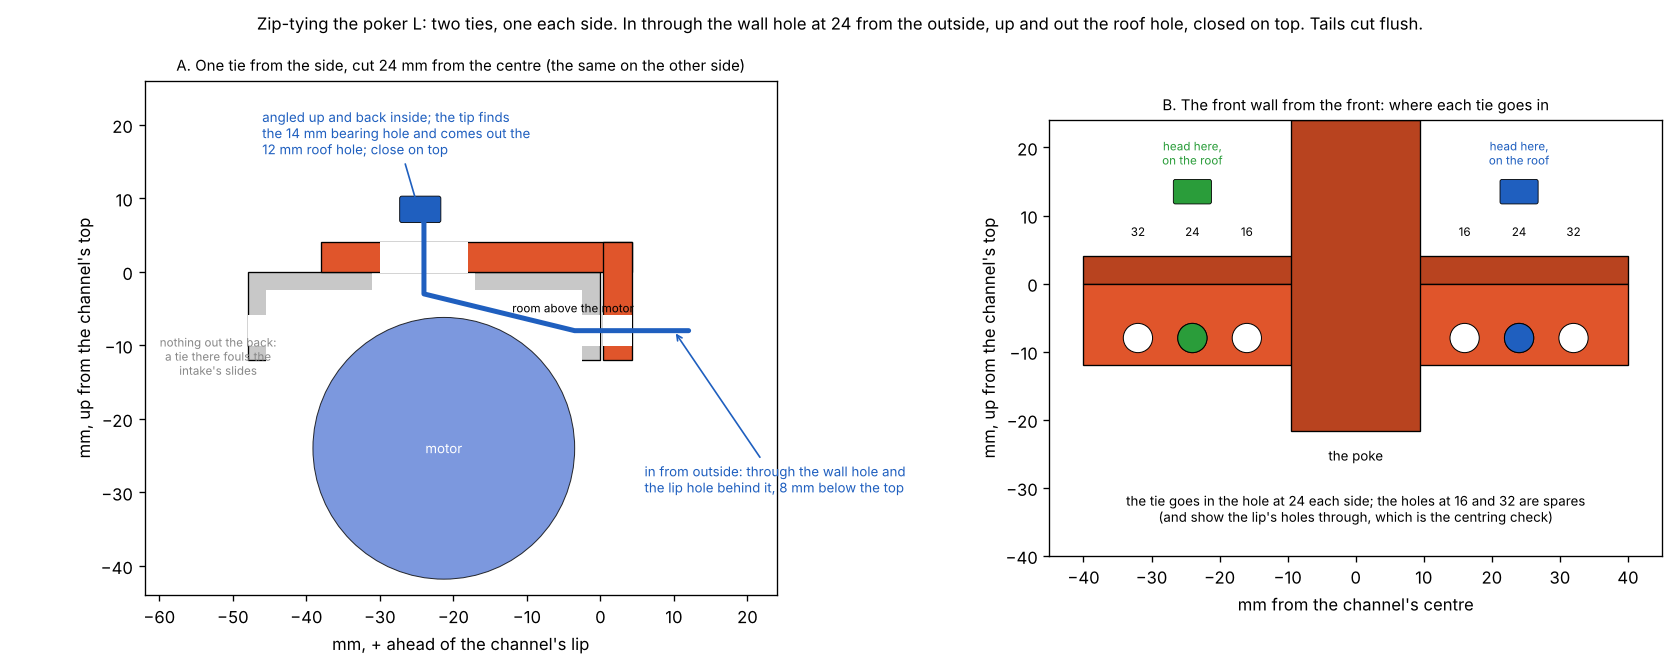

The script that saved this image:
"""How the poker L is zip-tied to the intake's front channel: one tie each side (two in all). In through the front wall's hole
24 mm from the centre and the lip hole behind it, from outside, angled up and back inside the channel, out through the bearing
hole and the 12 mm roof hole above it, closed on top. Nothing out the back: a tie there fouls the intake's slides. -> poker_u_ties.png"""
import os, matplotlib; matplotlib.use("Agg"); import matplotlib.pyplot as plt
from matplotlib.patches import Rectangle, Circle, FancyBboxPatch
HERE = os.path.dirname(os.path.abspath(__file__))
U, AL, TIE, TIE2 = "#e0552b", "#c8c8c8", "#1f5fbf", "#2a9d3a"
fig, axs = plt.subplots(1, 2, figsize=(14, 5.6), gridspec_kw={"width_ratios": [1.25, 1]})
# A: from the side, cut 24 mm from the centre through the wall hole, the bearing hole and the roof hole
ax = axs[0]; ax.set_aspect("equal")
ax.add_patch(Rectangle((-48, -12), 48, 12, fc=AL, ec="k", lw=0.8)); ax.add_patch(Rectangle((-45.5, -12.5), 43, 10, fc="white", ec="none"))   # the channel
ax.add_patch(Rectangle((-31, -2.6), 14, 2.7, fc="white", ec="none"))                                                                        # the bearing hole
ax.add_patch(Rectangle((-2.5, -10.15), 2.5, 4.3, fc="white", ec="none")); ax.add_patch(Rectangle((-48, -10.15), 2.5, 4.3, fc="white", ec="none"))   # the lip holes, front and back
ax.add_patch(Circle((-21.3, -24), 17.8, fc="#5b7fd6", ec="k", lw=0.6, alpha=0.8)); ax.text(-21.3, -24, "motor", ha="center", va="center", fontsize=8, color="white")
ax.add_patch(Rectangle((-38, 0), 42.3, 4, fc=U, ec="k", lw=0.8)); ax.add_patch(Rectangle((0.3, -12), 4, 16, fc=U, ec="k", lw=0.8))         # roof and wall
ax.add_patch(Rectangle((-30, -0.1), 12, 4.2, fc="white", ec="none")); ax.add_patch(Rectangle((0.3, -10.15), 4, 4.3, fc="white", ec="none"))   # the roof hole and the wall hole
ax.plot([12, -3.5, -24, -24], [-8, -8, -3, 8], color=TIE, lw=3, solid_capstyle="round")
ax.add_patch(FancyBboxPatch((-27, 7), 5, 3, boxstyle="round,pad=0.3", fc=TIE, ec="k", lw=0.5))
ax.annotate("in from outside: through the wall hole and\nthe lip hole behind it, 8 mm below the top", (10, -8), (6, -30), fontsize=8, color=TIE, arrowprops=dict(arrowstyle="->", color=TIE))
ax.annotate("angled up and back inside; the tip finds\nthe 14 mm bearing hole and comes out the\n12 mm roof hole; close on top", (-24, 6), (-46, 16), fontsize=8, color=TIE, arrowprops=dict(arrowstyle="->", color=TIE))
ax.text(-52, -14, "nothing out the back:\na tie there fouls the\nintake's slides", ha="center", fontsize=7, color="#888")
ax.text(-12, -5.5, "room above the motor", fontsize=7, color="k")
ax.set_xlim(-62, 24); ax.set_ylim(-44, 26); ax.set_xlabel("mm, + ahead of the channel's lip"); ax.set_ylabel("mm, up from the channel's top")
ax.set_title("A. One tie from the side, cut 24 mm from the centre (the same on the other side)", fontsize=9)
# B: the front wall from the front: where the ties go in
ax = axs[1]; ax.set_aspect("equal")
ax.add_patch(Rectangle((-40, 0), 80, 4, fc="#b8431f", ec="k", lw=0.8))                                                                     # the roof's front edge, seen from the front
ax.add_patch(Rectangle((-40, -12), 80, 12, fc=U, ec="k", lw=0.8)); ax.add_patch(Rectangle((-9.5, -21.6), 19, 45.7, fc="#b8431f", ec="k", lw=0.8))   # the wall and the poke
ax.text(0, -26, "the poke", ha="center", fontsize=8)
for y in (-32, -24, -16, 16, 24, 32): ax.add_patch(Circle((y, -8), 2.15, fc="white", ec="k", lw=0.6)); ax.text(y, 7, f"{abs(y)}", ha="center", fontsize=7)
for y, c in ((24, TIE), (-24, TIE2)):
    ax.add_patch(Circle((y, -8), 2.15, fc=c, ec="k", lw=0.6)); ax.annotate("", (y, 12), (y, -8), arrowprops=dict(arrowstyle="-", color=c, lw=0, alpha=0))
    ax.add_patch(FancyBboxPatch((y - 2.5, 12), 5, 3, boxstyle="round,pad=0.3", fc=c, ec="k", lw=0.5)); ax.text(y, 17.5, "head here,\non the roof", ha="center", fontsize=7, color=c)
ax.text(0, -35, "the tie goes in the hole at 24 each side; the holes at 16 and 32 are spares\n(and show the lip's holes through, which is the centring check)", ha="center", fontsize=8)
ax.set_xlim(-45, 45); ax.set_ylim(-40, 24); ax.set_xlabel("mm from the channel's centre"); ax.set_ylabel("mm, up from the channel's top")
ax.set_title("B. The front wall from the front: where each tie goes in", fontsize=9)
fig.suptitle("Zip-tying the poker L: two ties, one each side. In through the wall hole at 24 from the outside, up and out the roof hole, closed on top. Tails cut flush.", fontsize=10)
fig.tight_layout(); fig.savefig(os.path.join(HERE, "poker_u_ties.png"), dpi=120); print("poker_u_ties.png")
